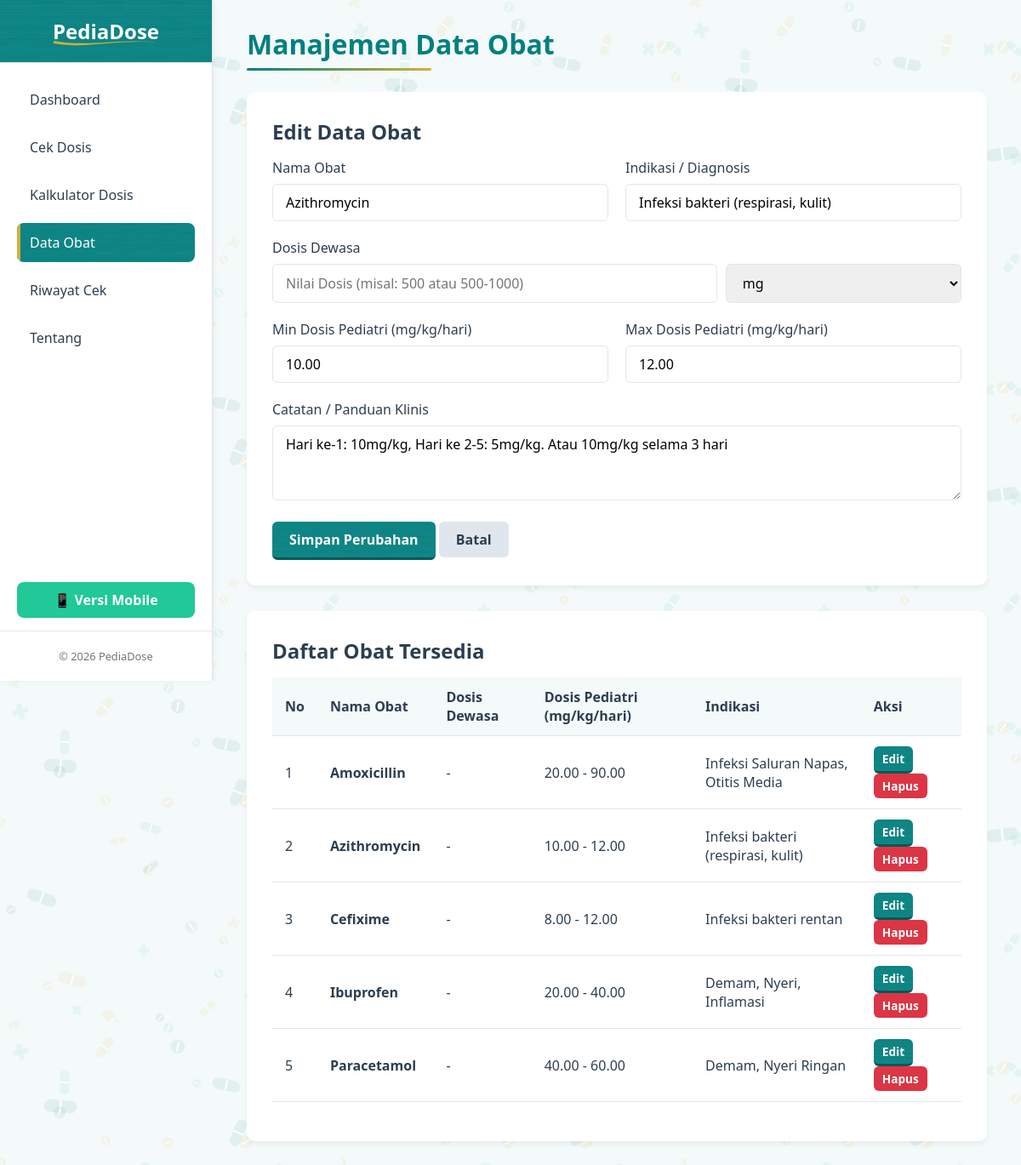
/drugs.php?edit=5, run on the app's committed database.
### tables this page shows
CREATE TABLE `drugs` (
  `id` int(11) NOT NULL AUTO_INCREMENT,
  `nama_obat` varchar(255) NOT NULL,
  `diagnosis` varchar(255) DEFAULT NULL,
  `dosis_dewasa` varchar(255) DEFAULT NULL,
  `dosis_dewasa_satuan` varchar(50) DEFAULT 'mg',
  `min_mg_per_kg_per_day` decimal(10,2) NOT NULL,
  `max_mg_per_kg_per_day` decimal(10,2) NOT NULL,
  `catatan` text DEFAULT NULL,
  PRIMARY KEY (`id`)
);

### drugs.php (the view, shortened to what this page needs)
<?php
require_once 'db.php';
$editDrug = null;
if (isset($_GET['edit'])) {
    $id = (int)$_GET['edit'];
    $stmt = $pdo->prepare("SELECT * FROM drugs WHERE id = ?");
    $stmt->execute([$id]);
    $editDrug = $stmt->fetch();
}
$stmt = $pdo->query("SELECT * FROM drugs ORDER BY nama_obat ASC");
$drugs = $stmt->fetchAll();
?>
<!DOCTYPE html>
<html lang="id">
<head>
    <link rel="stylesheet" href="assets/css/style.css?v=<?= time() ?>">
</head>
<body>
    <div class="sidebar">
        <div class="sidebar-header">
            <h2>PediaDose</h2>
        </div>
        <ul class="sidebar-menu">
            <li><a href="index.php">Dashboard</a></li>
            <li><a href="check.php">Cek Dosis</a></li>
            <li><a href="kalkulator.php">Kalkulator Dosis</a></li>
            <li><a href="drugs.php" class="active">Data Obat</a></li>
            <li><a href="history.php">Riwayat Cek</a></li>
            <li><a href="about.php">Tentang</a></li>
        </ul>
        <div style="padding: 15px 20px;">
            <a href="mobile/drugs.php" style="display: block; background: var(--secondary-blue); color: white; text-align: center; padding: 10px; border-radius: 8px; text-decoration: none; font-weight: bold;">📱 Versi Mobile</a>
        </div>
        <div class="sidebar-footer">
            <p>&copy; 2026 PediaDose</p>
        </div>
    </div>
    <div class="main-content">
        <h1 class="page-title">Manajemen Data Obat</h1>
        <div class="card">
            <h2><?= $editDrug ? 'Edit Data Obat' : 'Tambah Obat Baru' ?></h2>
            <div id="tab-manual" class="tab-content <?= $editDrug ? 'active' : '' ?>">
                <form action="drugs.php" method="POST" <?= $editDrug ? 'style="margin-top: 15px;"' : '' ?>>
                    <div class="grid-2">
                        <div class="form-group">
                            <label>Nama Obat</label>
                            <input type="text" id="input_nama_obat" name="nama_obat" class="form-control" required value="<?= $editDrug['nama_obat'] ?? '' ?>">
                        </div>
                        <div class="form-group">
                            <label>Indikasi / Diagnosis</label>
                            <input type="text" id="input_diagnosis" name="diagnosis" class="form-control" value="<?= $editDrug['diagnosis'] ?? '' ?>">
                        </div>
                    </div>
                    <div class="form-group">
                        <label>Dosis Dewasa</label>
                        <div style="display: flex; gap: 10px;">
                            <input type="text" id="input_dosis_dewasa" name="dosis_dewasa" class="form-control" placeholder="Nilai Dosis (misal: 500 atau 500-1000)" style="flex: 2;" value="<?= $editDrug['dosis_dewasa'] ?? '' ?>">
                            <select id="input_dosis_dewasa_satuan" name="dosis_dewasa_satuan" class="form-control" style="flex: 1;">
                                <?php $satuan_dewasa = $editDrug['dosis_dewasa_satuan'] ?? 'mg'; ?>
                                <option value="mg" <?= $satuan_dewasa == 'mg' ? 'selected' : '' ?>>mg</option>
                            </select>
                        </div>
                    </div>
                    <div class="grid-2">
                        <div class="form-group">
                            <label>Min Dosis Pediatri (mg/kg/hari)</label>
                            <input type="number" step="0.01" id="input_min_mg" name="min_mg_per_kg_per_day" class="form-control" required value="<?= $editDrug['min_mg_per_kg_per_day'] ?? '' ?>">
                        </div>
                        <div class="form-group">
                            <label>Max Dosis Pediatri (mg/kg/hari)</label>
                            <input type="number" step="0.01" id="input_max_mg" name="max_mg_per_kg_per_day" class="form-control" required value="<?= $editDrug['max_mg_per_kg_per_day'] ?? '' ?>">
                        </div>
                    </div>
                    <div class="form-group">
                        <label>Catatan / Panduan Klinis</label>
                        <textarea id="input_catatan" name="catatan" class="form-control" rows="3"><?= $editDrug['catatan'] ?? '' ?></textarea>
                    </div>
                    <button type="submit" class="btn btn-primary"><?= $editDrug ? 'Simpan Perubahan' : 'Simpan Obat' ?></button>
                    <?php if ($editDrug): ?>
                        <a href="drugs.php" class="btn" style="background-color: var(--border-color); color: var(--text-dark);">Batal</a>
                    <?php endif; ?>
                </form>
            </div>
        </div>
        <div class="card">
            <h2>Daftar Obat Tersedia</h2>
            <div class="table-responsive" style="margin-top: 15px;">
                <table class="table">
                    <thead>
                        <tr>
                            <th>No</th>
                            <th>Nama Obat</th>
                            <th>Dosis Dewasa</th>
                            <th>Dosis Pediatri (mg/kg/hari)</th>
                            <th>Indikasi</th>
                            <th>Aksi</th>
                        </tr>
                    </thead>
                    <tbody>
                        <?php foreach($drugs as $index => $drug): ?>
                        <tr>
                            <td><?= $index + 1 ?></td>
                            <td><strong><?= $drug['nama_obat'] ?></strong></td>
                            <td><?= $drug['dosis_dewasa'] ? $drug['dosis_dewasa'] . ' ' . $drug['dosis_dewasa_satuan'] : '-' ?></td>
                            <td><?= $drug['min_mg_per_kg_per_day'] ?> - <?= $drug['max_mg_per_kg_per_day'] ?></td>
                            <td><?= $drug['diagnosis'] ?></td>
                            <td>
                                <a href="drugs.php?edit=<?= $drug['id'] ?>" class="btn btn-sm btn-primary">Edit</a>
                                <a href="drugs.php?delete=<?= $drug['id'] ?>" class="btn btn-sm btn-danger btn-delete">Hapus</a>
                            </td>
                        </tr>
                        <?php endforeach; ?>
                    </tbody>
                </table>
            </div>
        </div>
    </div>
</body>
</html>

### assets/css/style.css (style rules this page uses)
:root { --primary-blue: #008080; --secondary-blue: #20c997; --accent-gold: #D4AF37; --light-bg: #f4f9f9; --sidebar-bg: #ffffff; --text-dark: #2c3e50; --text-muted: #6c757d; --border-color: #e0e6ed; --alert-green: #d4edda; --alert-green-text: #155724; --alert-green-border: #c3e6cb; --alert-yellow: #fff3cd; --alert-yellow-text: #856404; --alert-yellow-border: #ffeeba; --alert-red: #f8d7da; --alert-red-text: #721c24; --alert-red-border: #f5c6cb; }
* { margin: 0; padding: 0; box-sizing: border-box; font-family: 'Segoe UI', Tahoma, Geneva, Verdana, sans-serif; }
body { background-color: var(--light-bg); color: var(--text-dark); display: flex; min-height: 100vh; }
.sidebar { width: 250px; background-color: var(--sidebar-bg); border-right: 1px solid var(--border-color); display: flex; flex-direction: column; box-shadow: 2px 0 5px rgba(0,0,0,0.05); position: fixed; height: 100vh; }
.sidebar-header { padding: 20px; background-color: var(--primary-blue); border-bottom: 1px solid var(--border-color); text-align: center; }
.sidebar-header h2 { color: white; font-size: 1.5rem; display: inline-block; position: relative; z-index: 1; }
.sidebar-header h2::after { content: ''; position: absolute; left: -5px; right: -5px; bottom: -10px; height: 25px; z-index: -1; background-size: 100% 100%; }
.sidebar-menu { list-style: none; padding: 20px 0; flex-grow: 1; }
.sidebar-menu li { padding: 0 20px; margin-bottom: 10px; }
.sidebar-menu a { text-decoration: none; color: var(--text-dark); display: block; padding: 12px 15px; border-radius: 8px; transition: all 0.3s ease; font-weight: 500; position: relative; overflow: hidden; }
.sidebar-menu a:hover, .sidebar-menu a.active { background-color: var(--primary-blue); color: white; }
.sidebar-menu a.active::before { content: ''; position: absolute; left: 0; top: 0; bottom: 0; width: 4px; background-color: var(--accent-gold); border-radius: 4px 0 0 4px; }
.sidebar-footer { padding: 20px; border-top: 1px solid var(--border-color); font-size: 0.8rem; color: var(--text-muted); text-align: center; }
.main-content { flex-grow: 1; margin-left: 250px; padding: 30px 40px; }
.page-title { margin-bottom: 25px; color: var(--primary-blue); padding-bottom: 10px; display: inline-block; position: relative; }
.page-title::after { content: ''; position: absolute; bottom: 0; left: 0; width: 60%; height: 3px; background: linear-gradient(to right, var(--primary-blue), var(--accent-gold)); border-radius: 3px; }
.card { background-color: white; padding: 30px; border-radius: 10px; box-shadow: 0 4px 6px rgba(0,0,0,0.05); margin-bottom: 30px; }
.form-group { margin-bottom: 20px; }
.form-group label { display: block; margin-bottom: 8px; font-weight: 500; color: var(--text-dark); }
.form-control { width: 100%; padding: 10px 15px; border: 1px solid var(--border-color); border-radius: 6px; font-size: 1rem; transition: border-color 0.3s; }
.btn { padding: 10px 20px; border: none; border-radius: 6px; cursor: pointer; font-size: 1rem; font-weight: bold; transition: background-color 0.3s; text-decoration: none; display: inline-block; }
.btn-primary { background-color: var(--primary-blue); color: white; position: relative; border-bottom: 3px solid #005959; }
.btn-danger { background-color: #dc3545; color: white; }
.btn-sm { padding: 5px 10px; font-size: 0.85rem; }
.table-responsive { overflow-x: auto; }
.table { width: 100%; border-collapse: collapse; margin-bottom: 1rem; background-color: white; }
.table th, .table td { padding: 12px 15px; border-bottom: 1px solid var(--border-color); text-align: left; }
.table th { background-color: var(--light-bg); color: var(--text-dark); font-weight: bold; }
.grid-2 { display: grid; grid-template-columns: 1fr 1fr; gap: 20px; }
.tab-content { display: none; }
.tab-content.active { display: block; }

### data on the page
drugs: nama_obat "Azithromycin", diagnosis "Infeksi bakteri (respirasi, kulit)", dosis_dewasa_satuan "mg", min_mg_per_kg_per_day "10.00", max_mg_per_kg_per_day "12.00", catatan "Hari ke-1: 10mg/kg, Hari ke 2-5: 5mg/kg. Atau 10mg/kg selama 3 hari"
drugs: nama_obat "Amoxicillin", min_mg_per_kg_per_day "20.00", max_mg_per_kg_per_day "90.00", diagnosis "Infeksi Saluran Napas, Otitis Media"
drugs: nama_obat "Cefixime", min_mg_per_kg_per_day "8.00", max_mg_per_kg_per_day "12.00", diagnosis "Infeksi bakteri rentan"
drugs: nama_obat "Ibuprofen", min_mg_per_kg_per_day "20.00", max_mg_per_kg_per_day "40.00", diagnosis "Demam, Nyeri, Inflamasi"
drugs: nama_obat "Paracetamol", min_mg_per_kg_per_day "40.00", max_mg_per_kg_per_day "60.00", diagnosis "Demam, Nyeri Ringan"
